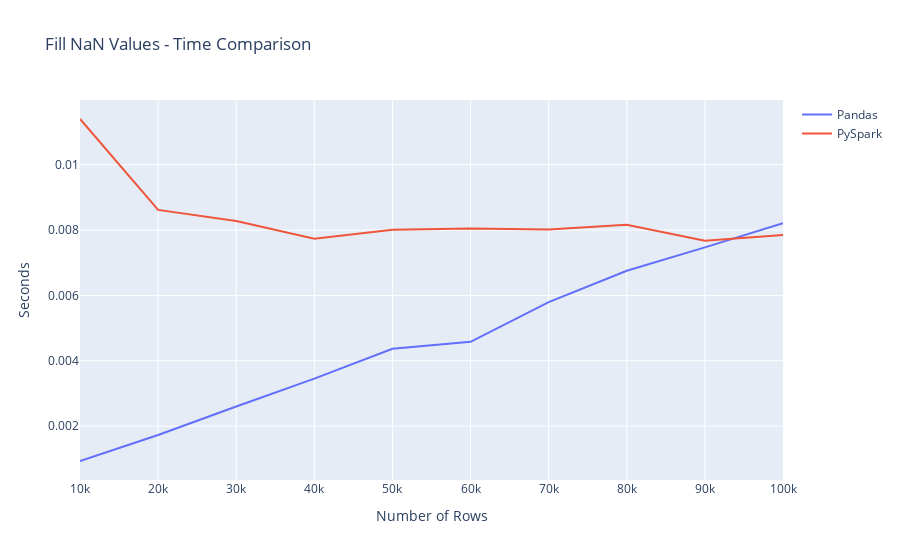
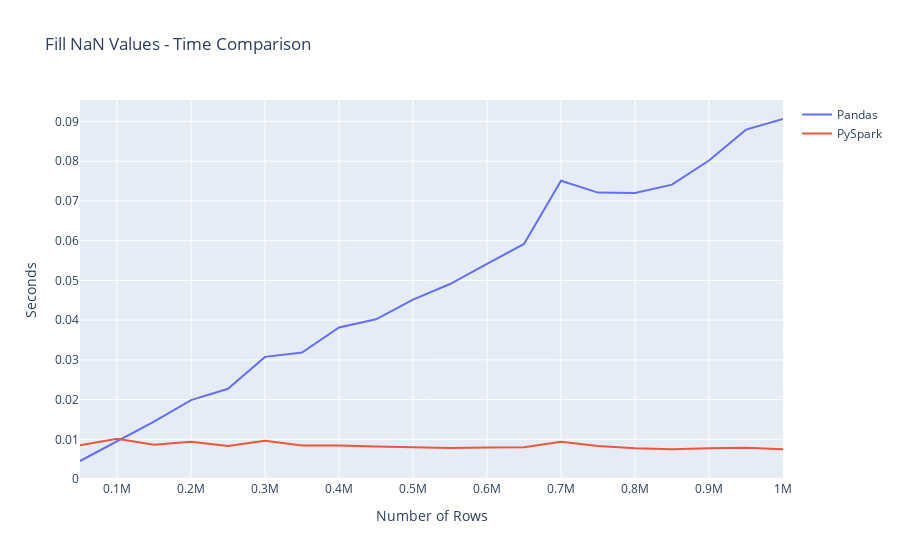

Source (notebook cell) for these figures, in order:
### Code cell
small_fillna = utils.plot_statistic("Fill NaN Values", time_statistics_small, "fill_na")
small_fillna.show()

large_fillna = utils.plot_statistic("Fill NaN Values", time_statistics_large, "fill_na")
large_fillna.show()

### Figure 1 — Plotly figure (JSON) as saved in the notebook; plotly's stock layout.template omitted (floating-point values rounded to 4 significant figures)
{"data": [{"hovertemplate": "Rows: %{x}<br>Seconds: %{y}", "mode": "lines", "name": "Pandas", "type": "scatter", "x": [10000, 20000, 30000, 40000, 50000, 60000, 70000, 80000, 90000, 100000], "y": [0.0009302, 0.001725, 0.002598, 0.003451, 0.004365, 0.004578, 0.005794, 0.006754, 0.00747, 0.008209]}, {"hovertemplate": "Rows: %{x}<br>Seconds: %{y}", "mode": "lines", "name": "PySpark", "type": "scatter", "x": [10000, 20000, 30000, 40000, 50000, 60000, 70000, 80000, 90000, 100000], "y": [0.0114, 0.00862, 0.008276, 0.007734, 0.008012, 0.008048, 0.008015, 0.008163, 0.007677, 0.007851]}], "layout": {"title": {"text": "Fill NaN Values - Time Comparison"}, "xaxis": {"title": {"text": "Number of Rows"}}, "yaxis": {"title": {"text": "Seconds"}}}}

### Figure 2 — Plotly figure (JSON) as saved in the notebook; plotly's stock layout.template omitted (floating-point values rounded to 4 significant figures)
{"data": [{"hovertemplate": "Rows: %{x}<br>Seconds: %{y}", "mode": "lines", "name": "Pandas", "type": "scatter", "x": [50000, 100000, 150000, 200000, 250000, 300000, 350000, 400000, 450000, 500000, 550000, 600000, 650000, 700000, 750000, 800000, 850000, 900000, 950000, 1000000], "y": [0.004547, 0.009548, 0.01447, 0.01987, 0.02273, 0.03075, 0.03185, 0.03814, 0.04021, 0.04515, 0.04909, 0.05415, 0.05918, 0.07506, 0.0721, 0.07198, 0.0741, 0.08017, 0.08794, 0.09062]}, {"hovertemplate": "Rows: %{x}<br>Seconds: %{y}", "mode": "lines", "name": "PySpark", "type": "scatter", "x": [50000, 100000, 150000, 200000, 250000, 300000, 350000, 400000, 450000, 500000, 550000, 600000, 650000, 700000, 750000, 800000, 850000, 900000, 950000, 1000000], "y": [0.008496, 0.01017, 0.008615, 0.009369, 0.008323, 0.009649, 0.008439, 0.008434, 0.008189, 0.007934, 0.007806, 0.007946, 0.007979, 0.009386, 0.008315, 0.007758, 0.007492, 0.007779, 0.007861, 0.007519]}], "layout": {"title": {"text": "Fill NaN Values - Time Comparison"}, "xaxis": {"title": {"text": "Number of Rows"}}, "yaxis": {"title": {"text": "Seconds"}}}}
